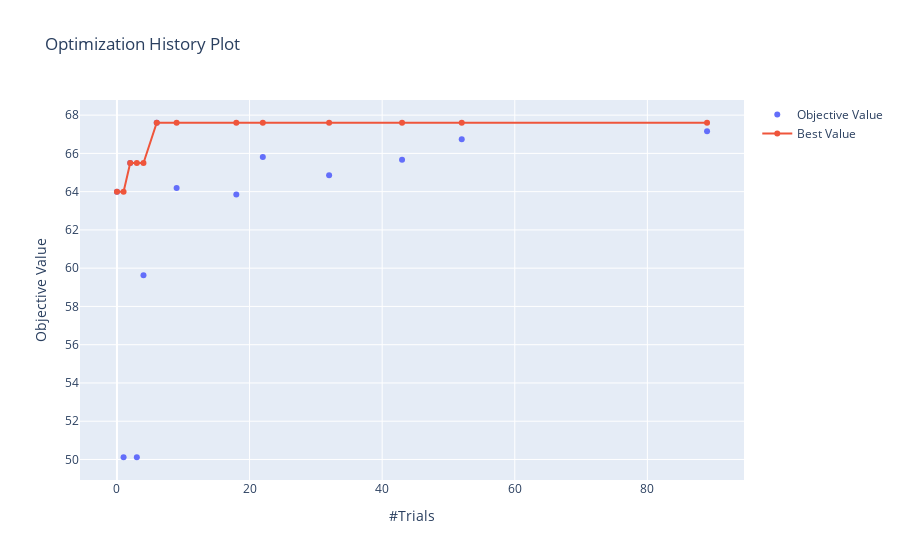

The cell this chart's notebook holds for it:
### Code cell
optuna.visualization.plot_optimization_history(study)

### Figure 1 — Plotly figure (JSON) as saved in the notebook; plotly's stock layout.template omitted (floating-point values rounded to 4 significant figures)
{"data": [{"mode": "markers", "name": "Objective Value", "type": "scatter", "x": [0, 1, 2, 3, 4, 6, 9, 18, 22, 32, 43, 52, 89], "y": [63.99, 50.12, 65.49, 50.12, 59.63, 67.6, 64.18, 63.85, 65.81, 64.86, 65.66, 66.74, 67.16]}, {"name": "Best Value", "type": "scatter", "x": [0, 1, 2, 3, 4, 6, 9, 18, 22, 32, 43, 52, 89], "y": [63.99, 63.99, 65.49, 65.49, 65.49, 67.6, 67.6, 67.6, 67.6, 67.6, 67.6, 67.6, 67.6]}], "layout": {"title": {"text": "Optimization History Plot"}, "xaxis": {"title": {"text": "#Trials"}}, "yaxis": {"title": {"text": "Objective Value"}}}}
